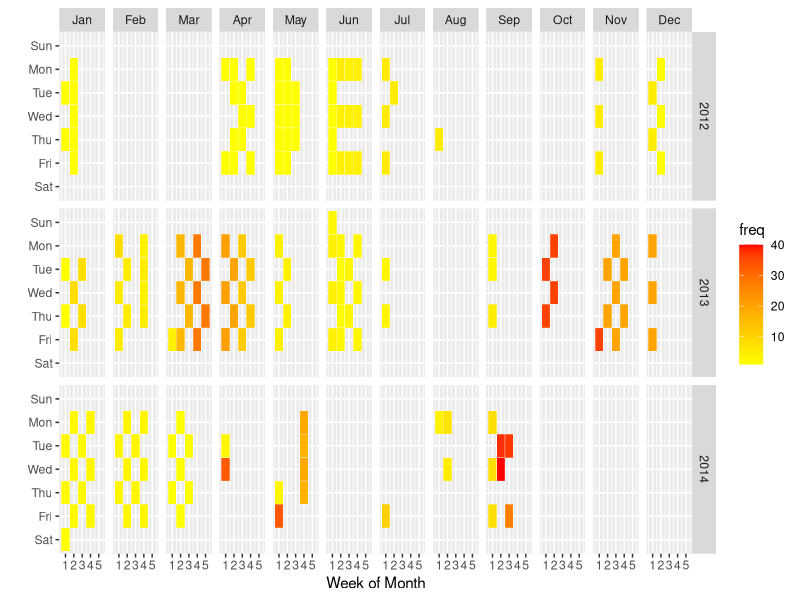

This figure's R source:
#This file reads DR events and plots them on a calendar plot
library(quantmod)
library(ggplot2)
library(reshape2)
library(plyr)
library(scales)

# read event data 
data12 = read.csv("DRevents2012.csv")
data13 = read.csv("DRevents2013.csv")
data14 = read.csv("DRevents2014.csv")
eventData = rbind(data12,data13,data14)
events = count(eventData,"Date")
dat = data.frame(date=as.Date(events$Date,format = "%m/%d/%Y"),
                 freq=events$freq)

dat$year = as.numeric(as.POSIXlt(dat$date)$year+1900)
dat$month = as.numeric(as.POSIXlt(dat$date)$mon+1)
dat$monthf = factor(dat$month,levels=as.character(1:12),
                    labels=c("Jan","Feb","Mar","Apr","May","Jun","Jul","Aug","Sep","Oct","Nov","Dec"),ordered=TRUE)
dat$weekday = as.POSIXlt(dat$date)$wday
dat$weekdayf = factor(dat$weekday,levels=rev(0:6),
                      labels=rev(c("Sun","Mon","Tue","Wed","Thu","Fri","Sat")),ordered=TRUE)
dat$yearmonth = as.yearmon(dat$date)
dat$yearmonthf = factor(dat$yearmonth)
dat$week = as.numeric(format(dat$date,"%W"))
dat = ddply(dat,.(yearmonthf),transform,monthweek=1+week-min(week))

# plot
P= ggplot(dat, aes(monthweek, weekdayf, fill = freq)) + 
  geom_tile(colour = "white") + 
  facet_grid(year~monthf) +
  scale_fill_gradient(low="yellow", high="red") +
  labs(plot.title = "Time-Series Calendar Heatmap") +
  xlab("Week of Month") + ylab("")
P
